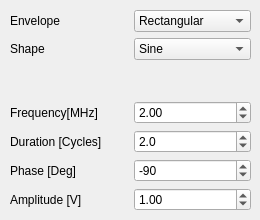
    <widget class="QWidget" name="tab_2">
     <attribute name="title">
      <string>Pulser</string>
     </attribute>
     <widget class="QWidget" name="gridLayoutWidget_4">
      <property name="geometry">
       <rect>
        <x>10</x>
        <y>10</y>
        <width>241</width>
        <height>201</height>
       </rect>
      </property>
      <layout class="QGridLayout" name="gridLayout">
       <item row="4" column="1">
        <widget class="QDoubleSpinBox" name="pulseFrequencySpinBox">
         <property name="locale">
          <locale language="English" country="UnitedKingdom"/>
         </property>
         <property name="buttonSymbols">
          <enum>QAbstractSpinBox::ButtonSymbols::UpDownArrows</enum>
         </property>
         <property name="suffix">
          <string/>
         </property>
         <property name="decimals">
          <number>2</number>
         </property>
         <property name="minimum">
          <double>0.100000000000000</double>
         </property>
         <property name="maximum">
          <double>20.000000000000000</double>
         </property>
         <property name="singleStep">
          <double>0.100000000000000</double>
         </property>
         <property name="value">
          <double>2.000000000000000</double>
         </property>
        </widget>
       </item>
       <item row="5" column="0">
        <widget class="QLabel" name="pulseDurationLabel">
         <property name="locale">
          <locale language="English" country="UnitedKingdom"/>
         </property>
         <property name="text">
          <string>Duration [Cycles]</string>
         </property>
        </widget>
       </item>
       <item row="6" column="1">
        <widget class="QDoubleSpinBox" name="pulsePhaseSpinBox">
         <property name="locale">
          <locale language="English" country="UnitedKingdom"/>
         </property>
         <property name="buttonSymbols">
          <enum>QAbstractSpinBox::ButtonSymbols::UpDownArrows</enum>
         </property>
         <property name="suffix">
          <string/>
         </property>
         <property name="decimals">
          <number>0</number>
         </property>
         <property name="minimum">
          <double>-360.000000000000000</double>
         </property>
         <property name="maximum">
          <double>360.000000000000000</double>
         </property>
         <property name="singleStep">
          <double>15.000000000000000</double>
         </property>
         <property name="value">
          <double>-90.000000000000000</double>
         </property>
        </widget>
       </item>
       <item row="1" column="0">
        <widget class="QLabel" name="pulseEnvelopeLabel">
         <property name="locale">
          <locale language="English" country="UnitedKingdom"/>
         </property>
         <property name="text">
          <string>Envelope</string>
         </property>
        </widget>
       </item>
       <item row="1" column="1">
        <widget class="QComboBox" name="pulseEnvelopeComboBox">
         <property name="currentText">
          <string>Rectangular</string>
         </property>
         <property name="currentIndex">
          <number>0</number>
         </property>
         <item>
          <property name="text">
           <string>Rectangular</string>
          </property>
         </item>
         <item>
          <property name="text">
           <string>Hann</string>
          </property>
         </item>
         <item>
          <property name="text">
           <string>Hamming</string>
          </property>
         </item>
         <item>
          <property name="text">
           <string>Triangular</string>
          </property>
         </item>
         <item>
          <property name="text">
           <string>Tukey</string>
          </property>
         </item>
        </widget>
       </item>
       <item row="2" column="0">
        <widget class="QLabel" name="pulseShapeLabel">
         <property name="locale">
          <locale language="English" country="UnitedKingdom"/>
         </property>
         <property name="text">
          <string>Shape</string>
         </property>
        </widget>
       </item>
       <item row="4" column="0">
        <widget class="QLabel" name="pulseFrequencySpinBoxLabel">
         <property name="locale">
          <locale language="English" country="UnitedKingdom"/>
         </property>
         <property name="text">
          <string>Frequency[MHz]</string>
         </property>
        </widget>
       </item>
       <item row="6" column="0">
        <widget class="QLabel" name="pulsePhaseLabel">
         <property name="locale">
          <locale language="English" country="UnitedKingdom"/>
         </property>
         <property name="text">
          <string>Phase [Deg]</string>
         </property>
        </widget>
       </item>
       <item row="2" column="1">
        <widget class="QComboBox" name="pulseShapeComboBox">
         <property name="currentText">
          <string>Sine</string>
         </property>
         <property name="currentIndex">
          <number>0</number>
         </property>
         <item>
          <property name="text">
           <string>Sine</string>
          </property>
         </item>
         <item>
          <property name="text">
           <string>Square</string>
          </property>
         </item>
         <item>
          <property name="text">
           <string>Triangular</string>
          </property>
         </item>
         <item>
          <property name="text">
           <string>Sawtooth</string>
          </property>
         </item>
        </widget>
       </item>
       <item row="5" column="1">
        <widget class="QDoubleSpinBox" name="pulseDurationSpinBox">
         <property name="locale">
          <locale language="English" country="UnitedKingdom"/>
         </property>
         <property name="buttonSymbols">
          <enum>QAbstractSpinBox::ButtonSymbols::UpDownArrows</enum>
         </property>
         <property name="suffix">
          <string/>
         </property>
         <property name="decimals">
          <number>1</number>
         </property>
         <property name="minimum">
          <double>0.500000000000000</double>
         </property>
         <property name="maximum">
          <double>50.000000000000000</double>
         </property>
         <property name="singleStep">
          <double>0.500000000000000</double>
         </property>
         <property name="value">
          <double>2.000000000000000</double>
         </property>
        </widget>
       </item>
       <item row="7" column="0">
        <widget class="QLabel" name="pulseAmplitudeLabel">
         <property name="locale">
          <locale language="English" country="UnitedKingdom"/>
         </property>
         <property name="text">
          <string>Amplitude [V]</string>
         </property>
        </widget>
       </item>
       <item row="7" column="1">
        <widget class="QDoubleSpinBox" name="pulseAmplitudeSpinBox">
         <property name="locale">
          <locale language="English" country="UnitedKingdom"/>
         </property>
         <property name="buttonSymbols">
          <enum>QAbstractSpinBox::ButtonSymbols::UpDownArrows</enum>
         </property>
         <property name="suffix">
          <string/>
         </property>
         <property name="decimals">
          <number>2</number>
         </property>
         <property name="minimum">
          <double>0.010000000000000</double>
         </property>
         <property name="maximum">
          <double>4.000000000000000</double>
         </property>
         <property name="singleStep">
          <double>0.100000000000000</double>
         </property>
         <property name="value">
          <double>1.000000000000000</double>
         </property>
        </widget>
       </item>
       <item row="3" column="0">
        <spacer name="verticalSpacer_8">
         <property name="orientation">
          <enum>Qt::Orientation::Vertical</enum>
         </property>
         <property name="sizeHint" stdset="0">
          <size>
           <width>20</width>
           <height>40</height>
          </size>
         </property>
        </spacer>
       </item>
      </layout>
     </widget>
    </widget>
